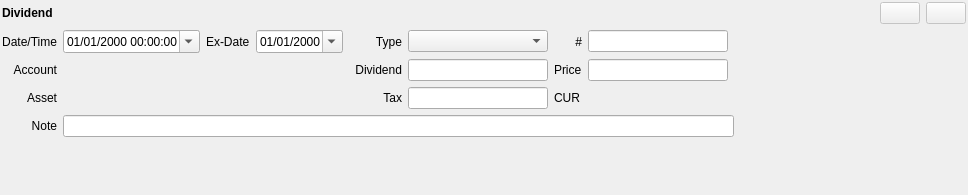
<?xml version="1.0" encoding="UTF-8"?>
<ui version="4.0">
 <class>DividendOperation</class>
 <widget class="QWidget" name="DividendOperation">
  <property name="geometry">
   <rect>
    <x>0</x>
    <y>0</y>
    <width>968</width>
    <height>195</height>
   </rect>
  </property>
  <property name="windowTitle">
   <string>Form</string>
  </property>
  <layout class="QGridLayout" name="layout">
   <property name="leftMargin">
    <number>2</number>
   </property>
   <property name="topMargin">
    <number>2</number>
   </property>
   <property name="rightMargin">
    <number>2</number>
   </property>
   <property name="bottomMargin">
    <number>2</number>
   </property>
   <item row="4" column="1" colspan="9">
    <widget class="QLineEdit" name="note"/>
   </item>
   <item row="1" column="0">
    <widget class="QLabel" name="date_label">
     <property name="text">
      <string>Date/Time</string>
     </property>
     <property name="alignment">
      <set>Qt::AlignRight|Qt::AlignTrailing|Qt::AlignVCenter</set>
     </property>
    </widget>
   </item>
   <item row="1" column="7">
    <widget class="QLabel" name="number_label">
     <property name="text">
      <string>#</string>
     </property>
     <property name="alignment">
      <set>Qt::AlignRight|Qt::AlignTrailing|Qt::AlignVCenter</set>
     </property>
    </widget>
   </item>
   <item row="0" column="11">
    <widget class="QPushButton" name="commit_button">
     <property name="enabled">
      <bool>false</bool>
     </property>
     <property name="toolTip">
      <string>Commit changes</string>
     </property>
     <property name="text">
      <string/>
     </property>
    </widget>
   </item>
   <item row="2" column="8">
    <widget class="QLineEdit" name="price_edit">
     <property name="alignment">
      <set>Qt::AlignRight|Qt::AlignTrailing|Qt::AlignVCenter</set>
     </property>
     <property name="readOnly">
      <bool>true</bool>
     </property>
    </widget>
   </item>
   <item row="1" column="5">
    <widget class="QLabel" name="type_label">
     <property name="text">
      <string>Type</string>
     </property>
     <property name="alignment">
      <set>Qt::AlignRight|Qt::AlignTrailing|Qt::AlignVCenter</set>
     </property>
    </widget>
   </item>
   <item row="3" column="5">
    <widget class="QLabel" name="tax_label">
     <property name="text">
      <string>Tax</string>
     </property>
     <property name="alignment">
      <set>Qt::AlignRight|Qt::AlignTrailing|Qt::AlignVCenter</set>
     </property>
    </widget>
   </item>
   <item row="1" column="8">
    <widget class="QLineEdit" name="number"/>
   </item>
   <item row="3" column="0">
    <widget class="QLabel" name="symbol_label">
     <property name="text">
      <string>Asset</string>
     </property>
     <property name="alignment">
      <set>Qt::AlignRight|Qt::AlignTrailing|Qt::AlignVCenter</set>
     </property>
    </widget>
   </item>
   <item row="5" column="0">
    <spacer name="vertical_spacer">
     <property name="orientation">
      <enum>Qt::Vertical</enum>
     </property>
     <property name="sizeHint" stdset="0">
      <size>
       <width>20</width>
       <height>40</height>
      </size>
     </property>
    </spacer>
   </item>
   <item row="0" column="0">
    <widget class="QLabel" name="main_label">
     <property name="font">
      <font>
       <bold>true</bold>
      </font>
     </property>
     <property name="text">
      <string>Dividend</string>
     </property>
    </widget>
   </item>
   <item row="3" column="7">
    <widget class="AccountCurrencyLabel" name="currency">
     <property name="text">
      <string>CUR</string>
     </property>
    </widget>
   </item>
   <item row="2" column="10">
    <spacer name="horizontal_spacer">
     <property name="orientation">
      <enum>Qt::Horizontal</enum>
     </property>
     <property name="sizeHint" stdset="0">
      <size>
       <width>40</width>
       <height>20</height>
      </size>
     </property>
    </spacer>
   </item>
   <item row="3" column="6">
    <widget class="QLineEdit" name="tax_edit">
     <property name="alignment">
      <set>Qt::AlignRight|Qt::AlignTrailing|Qt::AlignVCenter</set>
     </property>
    </widget>
   </item>
   <item row="1" column="3">
    <widget class="QDateEdit" name="ex_date_editor">
     <property name="specialValueText">
      <string>unknown</string>
     </property>
     <property name="minimumDate">
      <date>
       <year>1970</year>
       <month>1</month>
       <day>1</day>
      </date>
     </property>
     <property name="maximumTime">
      <time>
       <hour>23</hour>
       <minute>59</minute>
       <second>59</second>
      </time>
     </property>
     <property name="displayFormat">
      <string>dd/MM/yyyy</string>
     </property>
     <property name="calendarPopup">
      <bool>true</bool>
     </property>
    </widget>
   </item>
   <item row="2" column="1" colspan="4">
    <widget class="AccountSelector" name="account_widget" native="true"/>
   </item>
   <item row="3" column="1" colspan="4">
    <widget class="AssetSelector" name="asset_widget" native="true"/>
   </item>
   <item row="4" column="0">
    <widget class="QLabel" name="note_label">
     <property name="text">
      <string>Note</string>
     </property>
     <property name="alignment">
      <set>Qt::AlignRight|Qt::AlignTrailing|Qt::AlignVCenter</set>
     </property>
    </widget>
   </item>
   <item row="2" column="0">
    <widget class="QLabel" name="account_label">
     <property name="text">
      <string>Account</string>
     </property>
     <property name="alignment">
      <set>Qt::AlignRight|Qt::AlignTrailing|Qt::AlignVCenter</set>
     </property>
    </widget>
   </item>
   <item row="1" column="2">
    <widget class="QLabel" name="ex_date_label">
     <property name="text">
      <string>Ex-Date</string>
     </property>
    </widget>
   </item>
   <item row="0" column="12">
    <widget class="QPushButton" name="revert_button">
     <property name="enabled">
      <bool>false</bool>
     </property>
     <property name="acceptDrops">
      <bool>false</bool>
     </property>
     <property name="toolTip">
      <string>Cancel changes</string>
     </property>
     <property name="text">
      <string/>
     </property>
    </widget>
   </item>
   <item row="2" column="5">
    <widget class="QLabel" name="amount_label">
     <property name="text">
      <string>Dividend</string>
     </property>
     <property name="alignment">
      <set>Qt::AlignRight|Qt::AlignTrailing|Qt::AlignVCenter</set>
     </property>
    </widget>
   </item>
   <item row="2" column="6">
    <widget class="QLineEdit" name="dividend_edit">
     <property name="alignment">
      <set>Qt::AlignRight|Qt::AlignTrailing|Qt::AlignVCenter</set>
     </property>
    </widget>
   </item>
   <item row="1" column="6">
    <widget class="QComboBox" name="type"/>
   </item>
   <item row="1" column="1">
    <widget class="QDateTimeEdit" name="timestamp_editor">
     <property name="displayFormat">
      <string>dd/MM/yyyy hh:mm:ss</string>
     </property>
     <property name="calendarPopup">
      <bool>true</bool>
     </property>
     <property name="timeSpec">
      <enum>Qt::UTC</enum>
     </property>
    </widget>
   </item>
   <item row="2" column="7">
    <widget class="QLabel" name="price_label">
     <property name="text">
      <string>Price</string>
     </property>
    </widget>
   </item>
  </layout>
 </widget>
 <customwidgets>
  <customwidget>
   <class>AccountSelector</class>
   <extends>QWidget</extends>
   <header>jal/widgets/reference_selector.h</header>
   <container>1</container>
  </customwidget>
  <customwidget>
   <class>AssetSelector</class>
   <extends>QWidget</extends>
   <header>jal/widgets/reference_selector.h</header>
   <container>1</container>
  </customwidget>
  <customwidget>
   <class>AccountCurrencyLabel</class>
   <extends>QLabel</extends>
   <header>jal/widgets/account_select.h</header>
  </customwidget>
 </customwidgets>
 <resources/>
 <connections/>
</ui>
